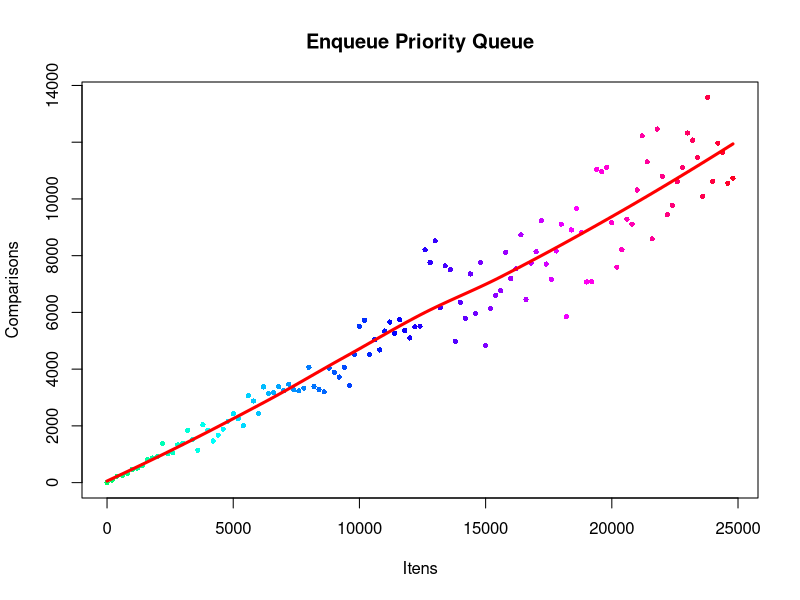

Recreate this plot in R.
pdf("R-EnqueuePriorityQueue.pdf")
Itens <- c(0,200,400,600,800,1000,1200,1400,1600,1800,2000,2200,2400,2600,2800,3000,3200,3400,3600,3800,4000,4200,4400,4600,4800,5000,5200,5400,5600,5800,6000,6200,6400,6600,6800,7000,7200,7400,7600,7800,8000,8200,8400,8600,8800,9000,9200,9400,9600,9800,10000,10200,10400,10600,10800,11000,11200,11400,11600,11800,12000,12200,12400,12600,12800,13000,13200,13400,13600,13800,14000,14200,14400,14600,14800,15000,15200,15400,15600,15800,16000,16200,16400,16600,16800,17000,17200,17400,17600,17800,18000,18200,18400,18600,18800,19000,19200,19400,19600,19800,20000,20200,20400,20600,20800,21000,21200,21400,21600,21800,22000,22200,22400,22600,22800,23000,23200,23400,23600,23800,24000,24200,24400,24600,24800)
Comparisons <- c(1,84,225,253,324,473,511,592,803,869,928,1372,1017,1053,1332,1386,1846,1528,1138,2044,1853,1467,1674,1881,2165,2427,2252,2006,3065,2878,2435,3375,3146,3166,3377,3237,3470,3271,3236,3328,4064,3390,3283,3199,4041,3888,3722,4067,3424,4524,5514,5728,4520,5033,4677,5343,5661,5260,5741,5363,5100,5495,5509,8206,7761,8522,6164,7641,7511,4982,6355,5794,7356,5959,7753,4830,6139,6601,6769,8114,7197,7539,8739,6453,7732,8143,9235,7706,7167,8165,9112,5844,8908,9662,8825,7074,7085,11049,10959,11116,9163,7594,8214,9283,9115,10315,12222,11311,8595,12463,10801,9449,9775,10606,11113,12324,12074,11461,10091,13579,10616,11968,11643,10551,10734)
df <- data.frame(Itens, Comparisons)
lo <- loess(Comparisons~Itens)
bonito <- rainbow(130, start = 0.4, end = 1)
plot(df, col = bonito, type = 'p', pch = 16, cex = .7)
lines(Itens, predict(lo), col = "red", lwd = 3)
title(main="Enqueue Priority Queue")
